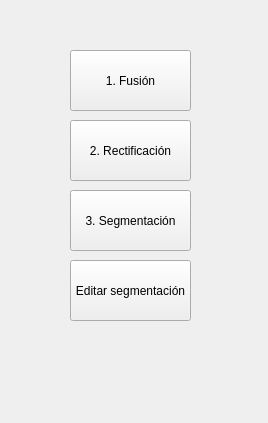
<?xml version="1.0" encoding="UTF-8"?>
<ui version="4.0">
 <class>Form</class>
 <widget class="QWidget" name="Form">
  <property name="geometry">
   <rect>
    <x>0</x>
    <y>0</y>
    <width>268</width>
    <height>423</height>
   </rect>
  </property>
  <property name="windowTitle">
   <string>Form</string>
  </property>
  <widget class="QPushButton" name="paso1">
   <property name="geometry">
    <rect>
     <x>70</x>
     <y>50</y>
     <width>121</width>
     <height>61</height>
    </rect>
   </property>
   <property name="text">
    <string>1. Fusión</string>
   </property>
  </widget>
  <widget class="QPushButton" name="paso2">
   <property name="geometry">
    <rect>
     <x>70</x>
     <y>120</y>
     <width>121</width>
     <height>61</height>
    </rect>
   </property>
   <property name="text">
    <string>2. Rectificación</string>
   </property>
  </widget>
  <widget class="QPushButton" name="paso3">
   <property name="geometry">
    <rect>
     <x>70</x>
     <y>190</y>
     <width>121</width>
     <height>61</height>
    </rect>
   </property>
   <property name="text">
    <string>3. Segmentación</string>
   </property>
  </widget>
  <widget class="QToolButton" name="editarSegmentacion">
   <property name="geometry">
    <rect>
     <x>70</x>
     <y>260</y>
     <width>121</width>
     <height>61</height>
    </rect>
   </property>
   <property name="text">
    <string>Editar segmentación</string>
   </property>
   <property name="autoExclusive">
    <bool>false</bool>
   </property>
   <property name="autoRaise">
    <bool>false</bool>
   </property>
  </widget>
 </widget>
 <resources/>
 <connections/>
</ui>
